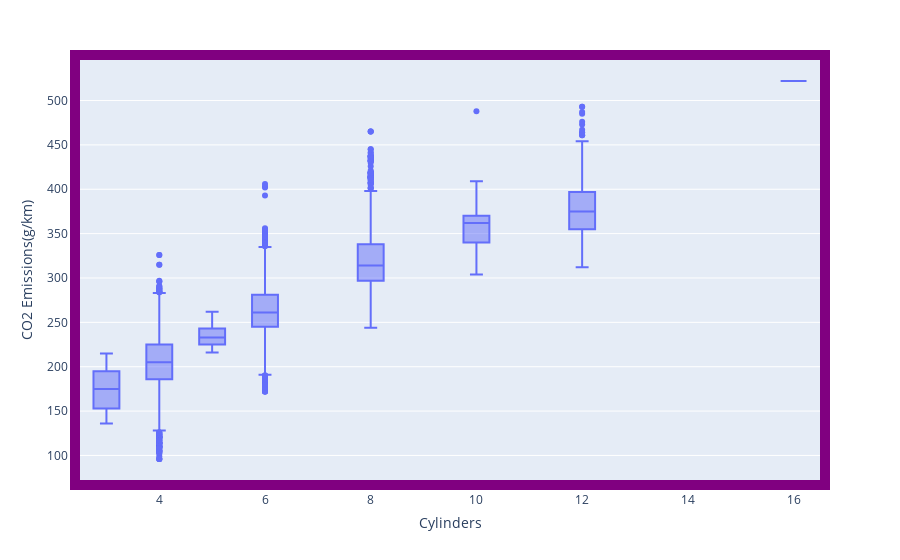

The notebook cell this image was saved under:
### Code cell
#plotly 테두리 강조하기
fig=px.box(df_co2,  x='Cylinders',y='CO2 Emissions(g/km)')
fig.update_xaxes(showline=True , linecolor='purple', linewidth=10, mirror=True)
fig.update_yaxes(showline=True , linecolor='purple', linewidth=10, mirror=True) #매개변수로 설정
fig.show()

### Figure 1 — Plotly figure (JSON) as saved in the notebook; plotly's stock layout.template omitted (floating-point values rounded to 4 significant figures; data arrays with more than 128 entries replaced by an {"elided": "..."} marker saying what was removed)
{"data": [{"alignmentgroup": "True", "hovertemplate": "Cylinders=%{x}<br>CO2 Emissions(g/km)=%{y}<extra></extra>", "legendgroup": "", "marker": {"color": "#636efa"}, "name": "", "notched": false, "offsetgroup": "", "orientation": "v", "showlegend": false, "type": "box", "x": {"elided": "7385 int values"}, "x0": " ", "xaxis": "x", "y": {"elided": "7385 int values"}, "y0": " ", "yaxis": "y"}], "layout": {"boxmode": "group", "legend": {"tracegroupgap": 0}, "margin": {"t": 60}, "xaxis": {"anchor": "y", "domain": [0, 1], "linecolor": "purple", "linewidth": 10, "mirror": true, "showline": true, "title": {"text": "Cylinders"}}, "yaxis": {"anchor": "x", "domain": [0, 1], "linecolor": "purple", "linewidth": 10, "mirror": true, "showline": true, "title": {"text": "CO2 Emissions(g/km)"}}}}
